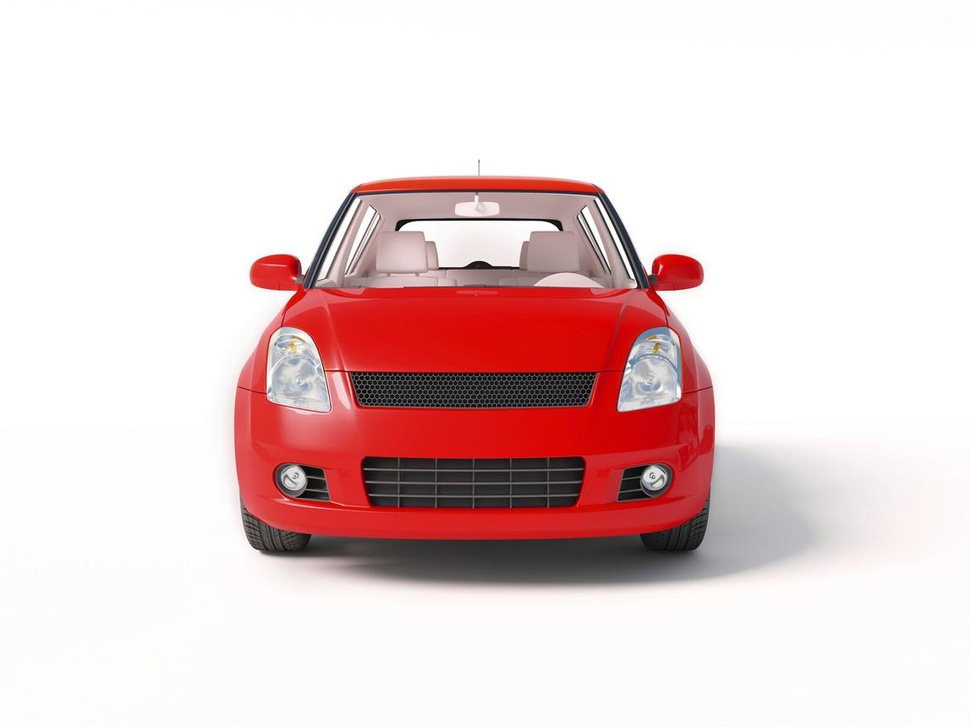
#> input picture exp_37/image.jpg, 970 x 727 px, shrunk from 1147 x 860 before the run
$ python code.py
#> lines starting #> are read from the running program, lines starting #| are printed output that depends on the picture; after the words box and inside, x2 and y2 are one past the last pixel; in counts of white or black regions, pixels touching at a corner belong together
# Your Python code goes here
import cv2
import numpy as np
import matplotlib.pyplot as plt

# Read image
image = cv2.imread('image.jpg')
#> image is the input picture: shape (727, 970, 3); mean B, G, R 208.4, 208.6, 231.6

# Convert BGR to RGB
image_rgb = cv2.cvtColor(image, cv2.COLOR_BGR2RGB)

# Convert to HSV
hsv = cv2.cvtColor(image, cv2.COLOR_BGR2HSV)
#> hsv: shape (727, 970, 3); mean H, S, V 23.3, 31, 231.9

# Detect red foreground (example)
lower_red = np.array([0, 100, 100])
upper_red = np.array([10, 255, 255])

# Create mask
mask = cv2.inRange(hsv, lower_red, upper_red)
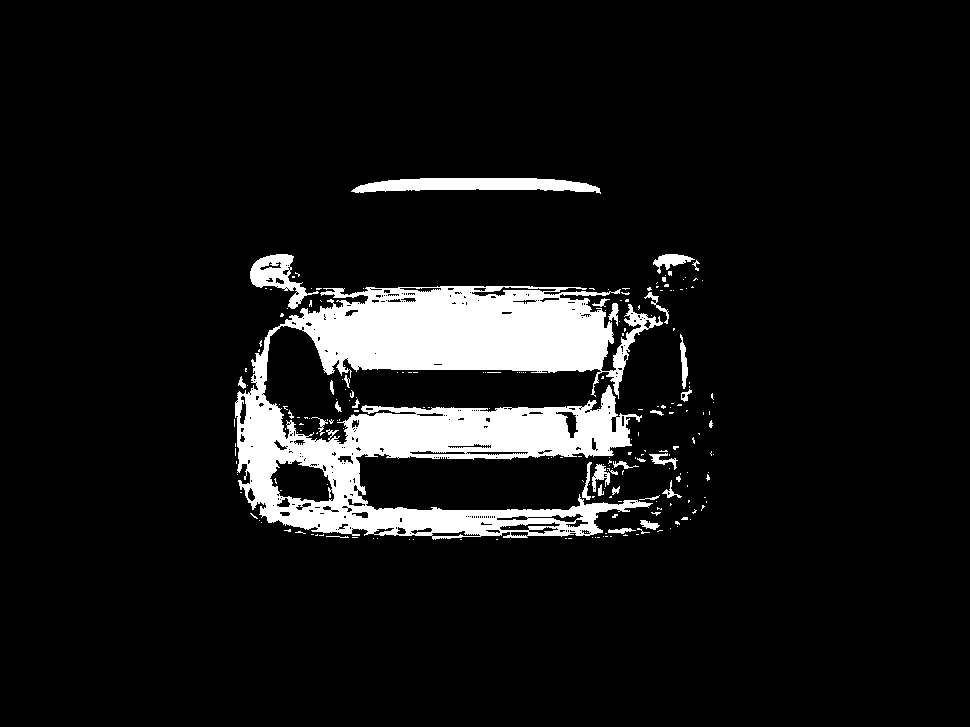
#> mask: shape (727, 970); 8.5% white; 224 white regions (190 under 20 px), largest, box (x1, y1, x2, y2) and area: (235, 286, 663, 540) 52585, (351, 178, 601, 194) 2656, (250, 254, 319, 309) 1384

# Remove foreground
result = image_rgb.copy()
result[mask != 0] = [255, 255, 255]
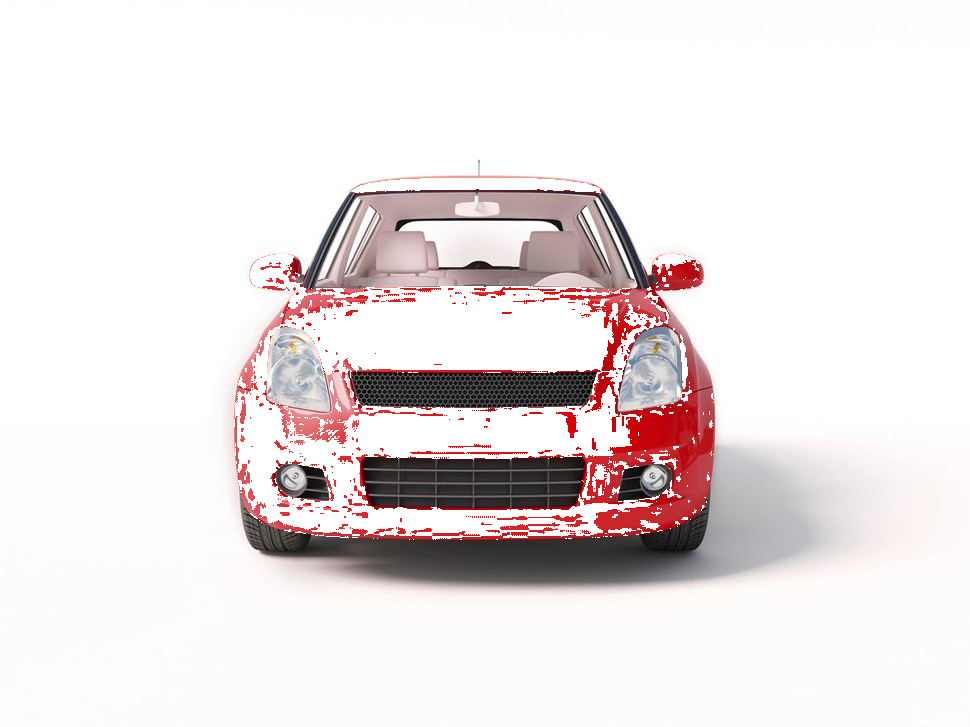
#> result: shape (727, 970, 3); mean R, G, B 235.2, 227.7, 227.7

# Display
plt.figure(figsize=(10,5))

plt.subplot(1,2,1)
plt.imshow(image_rgb)
plt.title("Original Image")
plt.axis('off')

plt.subplot(1,2,2)
plt.imshow(result)
plt.title("Foreground Removed")
plt.axis('off')

plt.show()
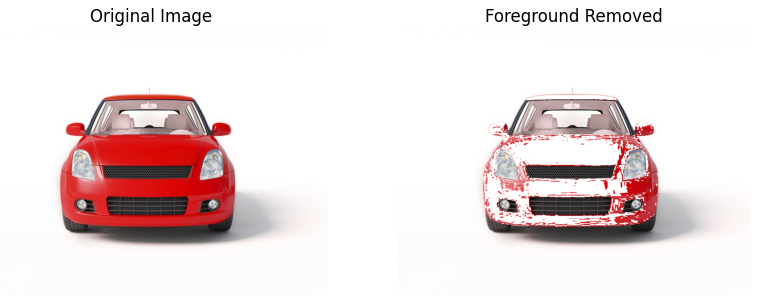
#> figure drawn by matplotlib, 2 panels

# Save output
plt.imsave("foreground_removed.png", result)
